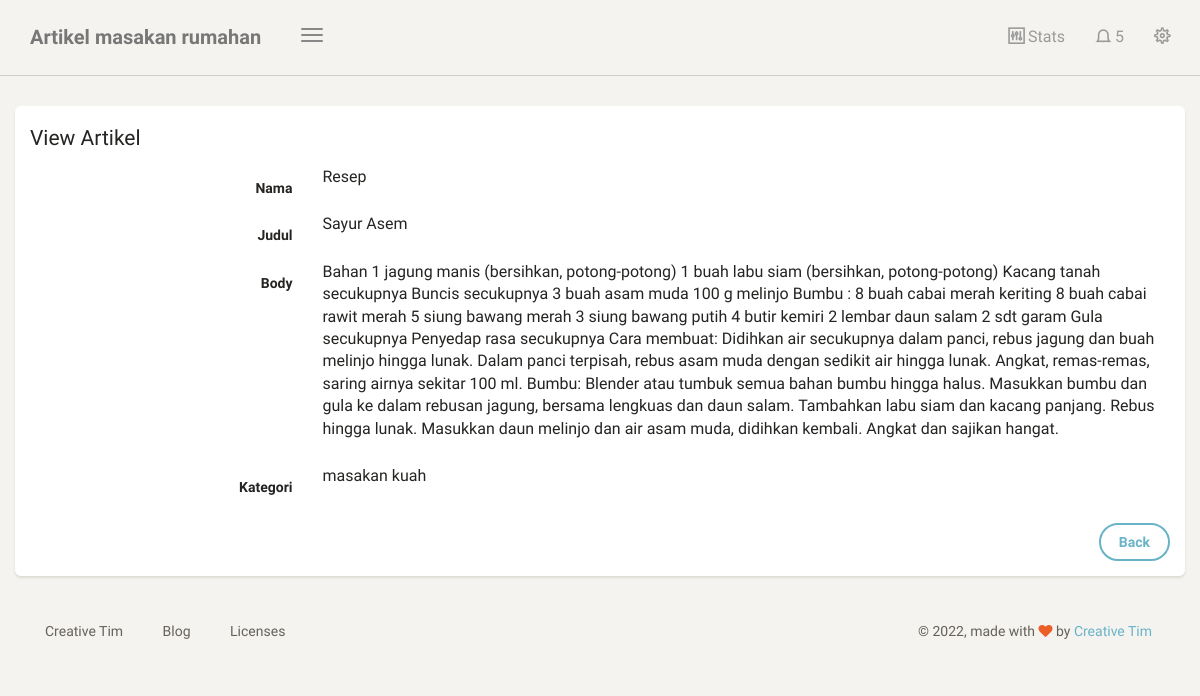
/dashboard/artikel/lihat/9 (signed in), run on the app's committed database.
### blog/models.py (models this page shows, shortened)
class Artikel(models.Model):
    nama = models.CharField(max_length=100,blank=True,null=True)
    judul = models.CharField(max_length=100)
    body = models.TextField()
    kategori = models.ForeignKey(Kategori, on_delete=models.CASCADE, blank=True,null=True)
    date = models.DateTimeField(auto_now_add=True)
    class meta :
        ordering = ['-id']
        verbose_name_plural = "Artikel"

class Kategori(models.Model):
    nama = models.CharField(max_length=100)
    def __str__(self):
         return self.nama
    class meta :
        verbose_name_plural = "Kategori"

### blog/views.py (the view)
# urls.py: path('artikel/lihat/<str:id>',lihat_artikel, name='lihat_artikel'),
@login_required
def lihat_artikel(request, id):
    template_name = "back/lihat_artikel.html"
    artikel = Artikel.objects.get(id=id)
    context = {
        'title' : 'View Artikel',
        'artikel' :artikel,
    }
    return render(request, template_name, context)

### templates/back/lihat_artikel.html (shortened to what this page needs)
{% extends 'back/base.html' %}
{% block content %}
<div class="content">
    <div class="container-fluid">
        <div class="row">
            <div class="col-6">
                <div class="card">
                    <form class="form-horizontal" method="POST">
                        <div class="card-header">
                            <h4 class="card-title">
                                {{title}}
                            </h4>
                        </div>
                        <div class="card-content">
                            <div class="form-group">
                                <label class="col-md-3 control-label">Nama</label>
                                <div class="col-md-9">
                                    <p>{{artikel.nama}}</p>
                                </div>
                            </div>
                            <div class="form-group">
                                <label class="col-md-3 control-label">Judul</label>
                                <div class="col-md-9">
                                    <p>{{artikel.judul}}</p>
                                </div>
                            </div>
                            <div class="form-group">
                                <label class="col-md-3 control-label">Body</label>
                                <div class="col-md-9">
                                    <p>{{artikel.body}}</p>
                                </div>
                            </div>
                            <div class="form-group">
                                <label class="col-md-3 control-label">Kategori</label>
                                <div class="col-md-9">
                                    <p>{{artikel.kategori}}</p>
                                </div>
                            </div>
                        </div>
                        <div class="card-footer text-right">
                            <div class="form-group">
                                <label class="col-md-3"></label>
                                <div class="col-md-9">
                                    <a class="bt btn btn-info" href="{% url 'table_artikel' %}">Back </a>
                                </div>
                            </div>
                        </div>
                    </form>
                </div>
            </div>
        </div>
</div>
{% endblock content %}

### data on the page
Artikel: nama "Resep", judul "Sayur Asem", body "Bahan 1 jagung manis (bersihkan, potong-potong) 1 buah labu siam (bersihkan, potong-potong) Kacang tanah secukupnya Buncis secukupnya 3 buah asam muda 100 g melinjo Bumbu : 8 buah cabai merah keriting 8 buah cabai rawit merah 5 siung bawang merah 3 siung bawang putih 4 butir kemiri 2 lembar daun salam 2 sdt garam Gula secukupnya Penyedap rasa secukupnya Cara membuat: Didihkan air secukupnya dalam panci, rebus jagung dan buah melinjo hingga lunak. Dalam panci terpisah, rebus asam muda dengan sedikit air hingga lunak. Angkat, remas-remas, saring airnya sekitar 100 ml. Bumbu: Blender atau tumbuk semua bahan bumbu hingga halus. Masukkan bumbu dan gula ke dalam rebusan jagung, bersama lengkuas…", kategori "masakan kuah"

### other printed values
{{ title }} "View Artikel"
